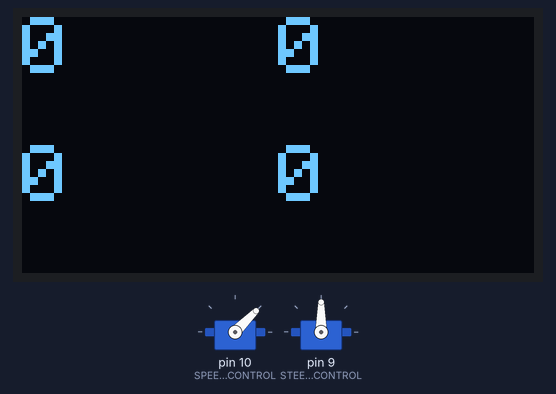
This sketch was run on a simulated Arduino Uno, built with avr-gcc and run on an emulated ATmega328P. On the bench: 2 × servo, 128×64 one-colour display.

Above: at 6.71 s.
At 7.25 s:
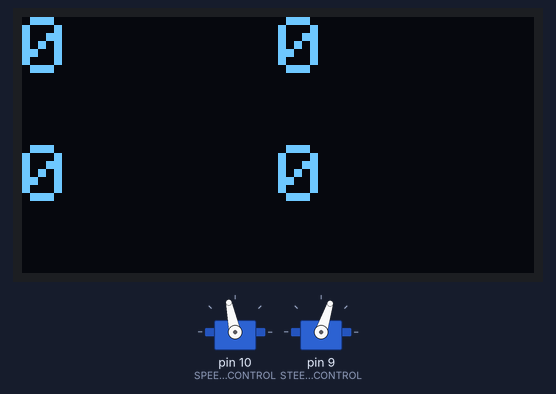
At 39.82 s:
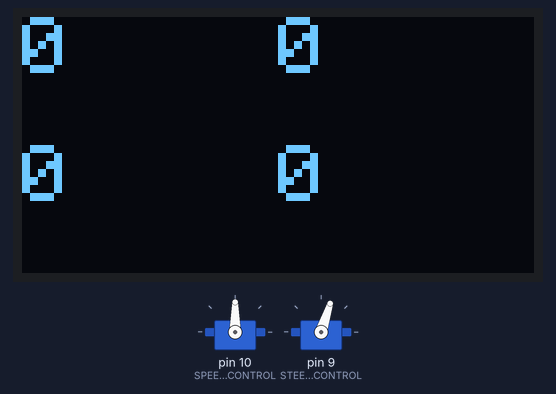
Timing chart, 0 to 40.0 s (numbered marks = the images above):
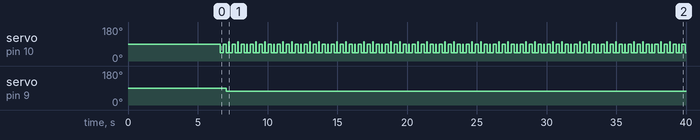

Measured:
- by itself, servo on pin 9 (STEERING_CONTROL): 90° → 72° at 7.0 s
- by itself, servo on pin 10 (SPEED_CONTROL): repeats every 1.9 s: 90° 0.23 s, 45° 0.19 s, 102° 0.03 s, 45° 0.20 s, 90° 0.23 s, 45° 0.19 s, 102° 0.03 s, 45° 0.20 s, 90° 0.23 s, 45° 0.19 s, 90° 0.03 s, 45° 0.20 s

The sketch:

roborace_sensors.ino
```cpp
#include <Wire.h>
#include <Adafruit_SSD1306.h>
#include <Adafruit_GFX.h>
#include <VL53L0X.h>
#include <Servo.h>

// OLED display I2C address
#define OLED_ADDR   0x3C
#define OLED_RESET  -1        // no reset pin

#define XSHUT_LTS 13
#define XSHUT_LBS 12
#define XSHUT_RBS 4
#define XSHUT_RTS 5

// TOF sensors I2C addresses
#define TOF_LT_ADDR    0x29      // this addr is set by default for each VL53L0X sensor
#define TOF_LB_ADDR    0x2A
#define TOF_RT_ADDR    0x2B
#define TOF_RB_ADDR    0x2C

#define SYSTEM_INTERRUPT_CLEAR       0x0B
#define RESULT_INTERRUPT_STATUS      0x13
#define RESULT_RANGE_STATUS          0x14

#define STEERING_CONTROL 9
#define SPEED_CONTROL    10

#define MAX_LEFT               115
#define MAX_RIGHT              72
#define NEUTRAL                90
#define MAX_REVERSE            0
#define REVERSE_SPEED          45
#define NO_TURN_DIFF           10
#define MINIMUM_SPEED          102   //102
#define REVERSE_CNT_LIMIT      7
#define SPEED_CNT_LIMIT        1
#define TIMER_LOAD_VALUE       10  //10 150

#define REVERSE_TURN_DIF       100
#define DECISION_DISTANCE      1300  // time to make a decision on how to go next
#define CRITICAL_DISTANCE      200   // the car shall be stopped
#define OVERTAKE_DISTANCE      250
#define STOP_REVERSE_DISTANCE  400   // on this distance, forward-moving can be resumed

// reset pin not used on 4-pin OLED module
Adafruit_SSD1306 display(128, 64, &Wire, OLED_RESET);
//Adafruit_SSD1306 display(OLED_RESET);

// create vlx sensor objects
VL53L0X lt_sensor;
VL53L0X lb_sensor;
VL53L0X rt_sensor;
VL53L0X rb_sensor;

Servo ESC;       // create servo object to control the ESC
Servo STEERING;  // create servo object to control steering rack

enum StateMachine {
    DECISION_MAKING = 0,
    CORRECTION_NEEDED = 1,
    TURN_NEEDED = 2,
    OBSTACLE_DETECTION = 3,
    REVERSE_MOVING = 4,
};


// utility function prototypes
void displayShowTofs(int val1, int val2, int val3, int val4);
void keep_moving(int current_state);

void setup() {
    // put all sensors under RESET
    pinMode(XSHUT_LTS, OUTPUT);
    pinMode(XSHUT_LBS, OUTPUT);
    pinMode(XSHUT_RBS, OUTPUT);

    // join I2C bus as a master
    Wire.begin();

    // enable VL53L0X one after the other and set their I2C address
    rt_sensor.setAddress(TOF_RT_ADDR);
    pinMode(XSHUT_RBS, INPUT);
    delay(10);
    rb_sensor.setAddress(TOF_RB_ADDR);
    pinMode(XSHUT_LBS, INPUT);
    delay(10);
    lb_sensor.setAddress(TOF_LB_ADDR);
    pinMode(XSHUT_LTS, INPUT);
    delay(10);

    // initialize sensors
    lb_sensor.init();
    rb_sensor.init();
    rt_sensor.init();
    lt_sensor.init();

    // set timeout for sensors
    lb_sensor.setTimeout(1000);
    rb_sensor.setTimeout(1000);
    rt_sensor.setTimeout(1000);
    lt_sensor.setTimeout(1000);

    // start each sensor to work in continuous mode
    lb_sensor.startContinuous();
    rb_sensor.startContinuous();
    rt_sensor.startContinuous();
    lt_sensor.startContinuous();

    // attach the ESC on pin 10
    ESC.attach(SPEED_CONTROL, 600, 2250); // (pin, min pulse width, max pulse width in microseconds) 600, 2250
    delay(1500);

    // attach the steering servo on pin 9 and set it in neutral position
    STEERING.attach(STEERING_CONTROL);
    STEERING.write(NEUTRAL);
    delay(5000);

    // configure Timer2: CTC mode without using of OC2 pins and interrupts, prescaller is 1024
    TCCR2A |= 0x02;
    TCCR2B |= 0x07;
    TCNT2 = 0x00;
    OCR2A = TIMER_LOAD_VALUE; //0xF3;


    // initialize and clear display
    display.begin(SSD1306_SWITCHCAPVCC, OLED_ADDR);
    display.clearDisplay();
    //display.setRotation(2);
    display.setTextSize(2);
    display.setTextColor(WHITE);
    display.display();
}


int lts, lbs, rts, rbs;
int delta;
int turnAngle;
int speedCounter, reverseCounter;
int direct_sensors_ready, oblique_sensors_ready;
int current_state = DECISION_MAKING;
int double_click_needed = 0;
int trottle = NEUTRAL;
int reverse_timeout = 0;
void loop() {
    displayShowTofs(lts, lbs, rts, rbs);

    if (0 != (lt_sensor.readReg(RESULT_INTERRUPT_STATUS) & 0x07)) {
        lts = lt_sensor.readReg16Bit(RESULT_RANGE_STATUS + 10);
        lt_sensor.writeReg(SYSTEM_INTERRUPT_CLEAR, 0x01);
        direct_sensors_ready |= 0x01;
    }

    if (0 != (rt_sensor.readReg(RESULT_INTERRUPT_STATUS) & 0x07)) {
        rts = rt_sensor.readReg16Bit(RESULT_RANGE_STATUS + 10);
        rt_sensor.writeReg(SYSTEM_INTERRUPT_CLEAR, 0x01);
        direct_sensors_ready |= 0x02;
    }

    if (0 != (lb_sensor.readReg(RESULT_INTERRUPT_STATUS) & 0x07)) {
        lbs = lb_sensor.readReg16Bit(RESULT_RANGE_STATUS + 10);
        lb_sensor.writeReg(SYSTEM_INTERRUPT_CLEAR, 0x01);
        oblique_sensors_ready = 0x01;
    }

    if (0 != (rb_sensor.readReg(RESULT_INTERRUPT_STATUS) & 0x07)) {
        rbs = rb_sensor.readReg16Bit(RESULT_RANGE_STATUS + 10);
        rb_sensor.writeReg(SYSTEM_INTERRUPT_CLEAR, 0x01);
        oblique_sensors_ready = 0x02;
    }

    // state machine
    switch(current_state) {
        case DECISION_MAKING:
            if (lts < DECISION_DISTANCE || rts < DECISION_DISTANCE) {
                if (lts < CRITICAL_DISTANCE || rts < CRITICAL_DISTANCE) {
                    if (lbs > OVERTAKE_DISTANCE && rbs > OVERTAKE_DISTANCE){
                        // probably met an obstacle - try to go around it
                        current_state = OBSTACLE_DETECTION;
                    } else {
                        // seems that met a wall - need to stop and move backward
                        current_state = REVERSE_MOVING;
                        double_click_needed = 1;
                    }
                } else {
                    // a turn or a correction is needed
                    current_state = TURN_NEEDED;
                }
            } else {
                // turn steering into neutral state
                STEERING.write(NEUTRAL);
            }
            break;
        case  TURN_NEEDED:
            delta = (lbs - rbs) / 10 + NO_TURN_DIFF;
            if ((delta < 0) || (delta > NO_TURN_DIFF << 1)) {
                if (delta > 0) {
                    delta = delta - (NO_TURN_DIFF << 1);
                }

                turnAngle = NEUTRAL + delta;
                if (turnAngle > MAX_LEFT){
                    turnAngle = MAX_LEFT;
                } else if (turnAngle < MAX_RIGHT) {
                    turnAngle = MAX_RIGHT;
                }
                STEERING.write(turnAngle);
            }

            current_state = DECISION_MAKING;
            break;
        case  OBSTACLE_DETECTION:   // 20-30 mm diff between top and bottom at the wall
            if (lbs >= rbs) {
                STEERING.write(MAX_LEFT);
            } else {
                STEERING.write(MAX_RIGHT);
            }

            current_state = DECISION_MAKING;
            break;
        case  REVERSE_MOVING:
            if ((lts > STOP_REVERSE_DISTANCE && rts > STOP_REVERSE_DISTANCE) || reverse_timeout) {
                current_state = DECISION_MAKING;
                reverseCounter = 0;
                reverse_timeout = 0;
            } else {
                // turn steering in right direction - где меньше нижний датчик, туда и выворачиваем колеса
                delta = lbs - rbs;
                if (delta < 0) {
                    if (delta < -REVERSE_TURN_DIF) {
                        turnAngle = NEUTRAL - delta;
                    }
                } else {
                    if (delta > REVERSE_TURN_DIF){
                        turnAngle = NEUTRAL - delta;
                    }
                }

                if (turnAngle > MAX_LEFT){
                    turnAngle = MAX_LEFT;
                } else if (turnAngle < MAX_RIGHT) {
                    turnAngle = MAX_RIGHT;
                }
                STEERING.write(turnAngle);

                // move backward - need to decrease speed
                ESC.write(REVERSE_SPEED);
            }
            break;
    }

    keep_moving(current_state);
}


void keep_moving(int current_state) {
    if (REVERSE_MOVING == current_state) {
        // make preparation for "double click"
        if (double_click_needed){
            ESC.write(REVERSE_SPEED);
            delay(200);
            ESC.write(NEUTRAL);
            delay(200);
            double_click_needed = 0;
        }

        // control reverse time
        if (reverseCounter < REVERSE_CNT_LIMIT) {
            reverseCounter++;
        } else {
            reverse_timeout = 1;
        }
    } else {
        if (TIFR2 & 0x02) {
            if (NEUTRAL == trottle) {
                delay(2);
                trottle = MINIMUM_SPEED;
            } else {
                if (speedCounter < SPEED_CNT_LIMIT) {
                    speedCounter++;

                } else {
                    trottle = NEUTRAL;
                    speedCounter = 0;

                }
            }


//        if (MINIMUM_SPEED == trottle) {
//                trottle = NEUTRAL;
//            } else {
//                if (speedCounter < SPEED_CNT_LIMIT) {
//                    speedCounter++;
//                } else {
//                    trottle = MINIMUM_SPEED;
//                    speedCounter = 0;
//                }
//            }


            TIFR2 |= 0x02;  // clear bit
        }
        ESC.write(trottle);
    }
}

void displayShowTofs(int val1, int val2, int val3, int val4){
    display.clearDisplay();
    display.setCursor(0, 0);
    display.print(val1);

    display.setCursor(0, 32);
    display.print(val2);

    display.setCursor(64, 0);
    display.print(val3);

    display.setCursor(64, 32);
    display.print(val4);

    display.display();
}
```
